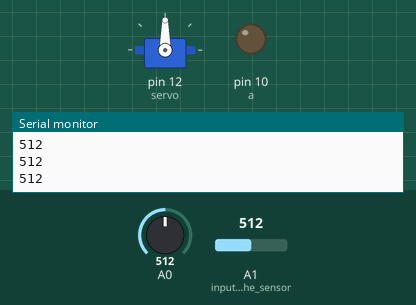
This sketch was run on a simulated Arduino Uno, built with avr-gcc and run on an emulated ATmega328P. On the bench: servo, output pins drawn as LEDs (lit = HIGH), the last lines printed to the serial monitor. The test bench sets the inputs (shaded band); at power-on: A0 = 512, A1 (inputs_for_the_sensor) = 512.

Above: at 1.2 s.
1.3 s: A0 set to 566
2.8 s: A0 set to 595
At 3.97 s:
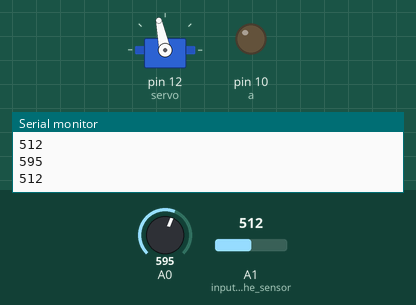
5.8 s: A0 set to 511
At 5.8 s:
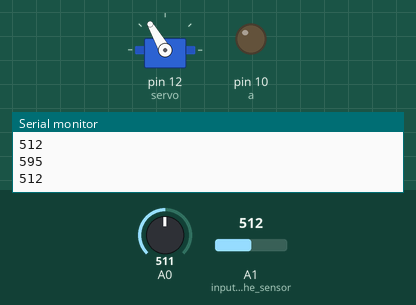
7.3 s: A1 (inputs_for_the_sensor) set to 464
8.8 s: A1 (inputs_for_the_sensor) set to 437
At 10.81 s:
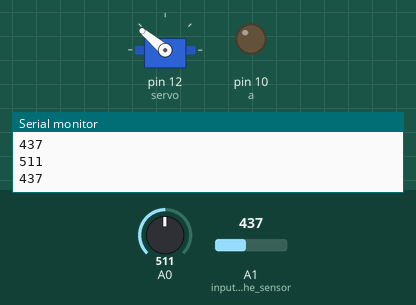
11.8 s: A1 (inputs_for_the_sensor) set to 511
Timing chart, 0 to 14.3 s (numbered marks = the images above; inputs shaded):
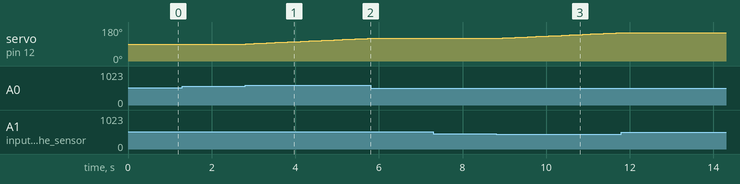

The sketch:

FutureSOPOCode.ino
```cpp
#include <Servo.h>

//We are using a servo motor for the purpose of rotation of solar panels

Servo servo;
int light1,light2,a=10,error=65,ip=90;

void setup() {
  pinMode(a,OUTPUT);
   pinMode(A1, INPUT);//inputs for the sensor
  pinMode(A0, INPUT);
     servo.attach(12);
Serial.begin(9640);
servo.write(96);
}

void loop() {
  //Coding for LDR sensor
light1=analogRead(A1);//Inputs in LDR sensors
light2=analogRead(A0);
Serial.println(light2);
Serial.println(light1);

//We are using LDR sensors to detect light sensitivity, of sunlight for the same work
  //program for LDR sensors
int diff1=abs(light1-light2);
int diff2=abs(light2-light1);
if((diff1 <= error) || (diff2 <= error)) {
  ip=ip+0;
  } else {
    if(light1 > light2)
    {
      ip=ip-1;;
    }
    if(light1 < light2)
    {
      ip=ip+1;
    }
  }
 servo.write(ip); //Tells servo to go in position quickly
  delay(100);//Delay of 100ms, to reach it's position quickly
 }
```

Measured:
- the behaviour switches between 577 and 578 on A0 (found by bisection; images 0 and 1)
- the behaviour switches between 446 and 445 on A1 (inputs_for_the_sensor) (found by bisection; images 2 and 3)
- after the input at 2.8 s, servo on pin 12 (servo): moves from 90° to 120° over 2.9 s, starting at once
- after the input at 5.8 s, servo on pin 12 (servo): stays 120° (without the input it goes to 121° after 0.04 s)
- after the input at 8.8 s, servo on pin 12 (servo): moves from 120° to 150° over 2.9 s, starting after 0.06 s
- after the input at 11.8 s, servo on pin 12 (servo): stays 150° (without the input it goes to 151° after 0.08 s)
